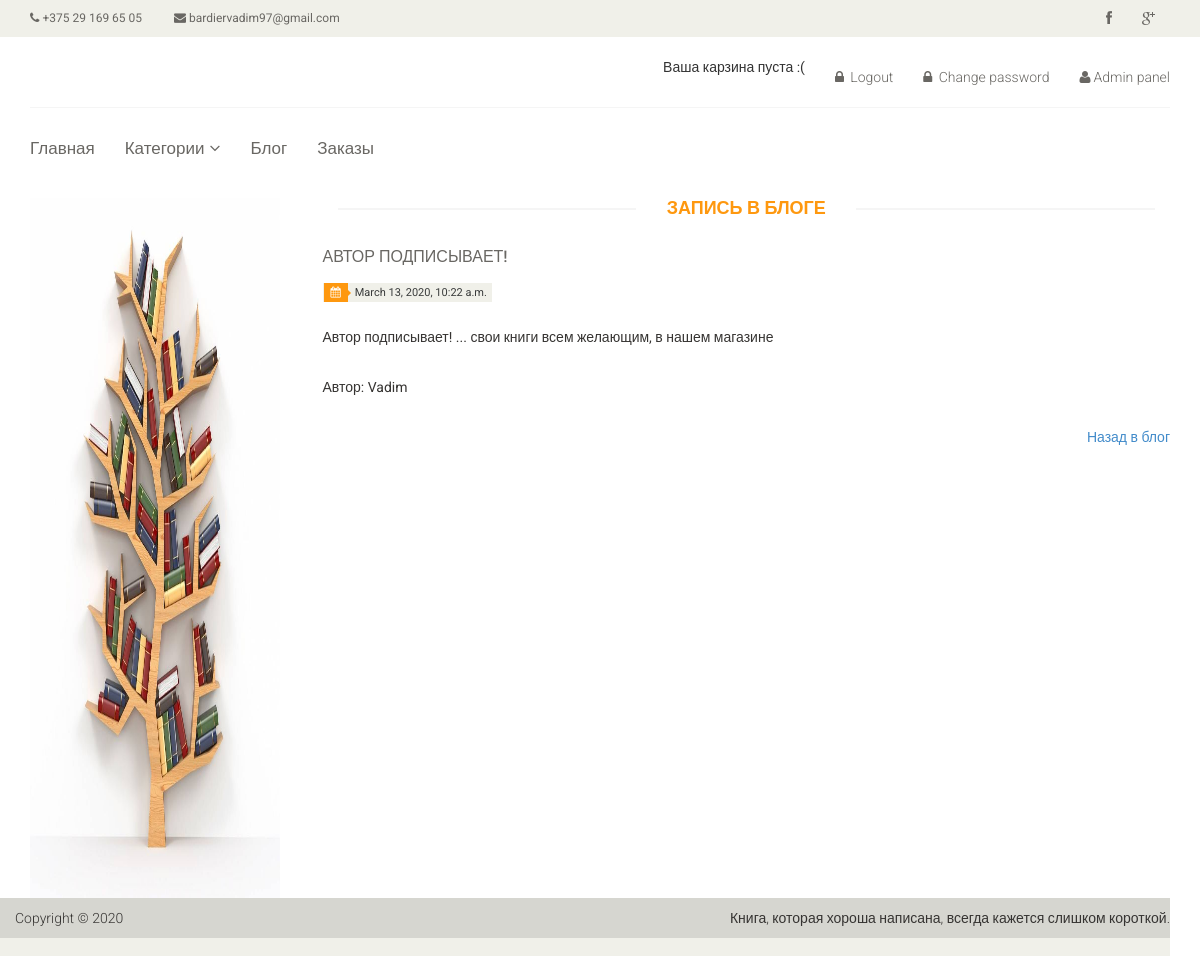
Page /blog/2/ (signed in) on the committed database.
### blog/models.py (models this page shows, shortened)
class Post(models.Model):
	title = models.CharField(max_length=225)
	text = models.TextField()
	reg_date = models.DateTimeField(auto_now=True)
	author = models.ForeignKey(User, on_delete=models.CASCADE, related_name='post', default='1')
	members = models.ManyToManyField(User, related_name='members', blank=True)
	class Meta:
		verbose_name = 'post'
		verbose_name_plural = 'posts'
		ordering = ['-reg_date']

### blog/views.py (the view)
# urls.py: path('<int:pk>/', views.PostDetailView.as_view(), name='post_detail'),
class PostDetailView(LoginRequiredMixin, DetailView):
	model = Post
	template_name = 'blog/blog_detail.html'

### cart/cart.py (called while the page is built)
	def __len__(self):
		return sum(item['quantity'] for item in self.cart.values())

### cart/context_processors.py (called while the page is built)
def cart(request):
	return {'cart': Cart(request)}

### templates/blog/blog_detail.html
{% extends 'books/base.html' %}
{% load static %}
{% block content %}
    <section>
        <div class="container">
            <div class="row">
                <div class="col-sm-3">
                    <div class="left-sidebar">
                        <img src="{% static '/images/shelf.jpg' %}" width="250px" height="700px">
                    </div>
                </div>
                <div class="col-sm-9">
                    <div class="blog-post-area">
                        <h2 class="title text-center">Запись в блоге</h2>
                        <div class="single-blog-post">
                            <h3>{{ post.title }}</h3>
                            <div class="post-meta">
                                <ul>
                                    <li><i class="fa fa-calendar"></i>{{ post.reg_date }}</li>
                                </ul>
                            </div>
                            <p>
                                {{ post.text }}
                            </p> <br>
                            <p>Автор: {{ post.author }}</p>
                            <div class="pager-area">
                                <div class="pager pull-right">
                                    <a href="{% url 'post_list' %}">Назад в блог</a>
                                </div>
                            </div>
                        </div>
                    </div>
                </div>
            </div>
        </div>
    </section>
{% endblock content %}

### static/css/main.css (style rules this page uses)
body { font-family: 'Roboto', sans-serif; background; position: relative; font-weight: 400px; padding-bottom: 58px; }
ul li { list-style: none; }
a { -webkit-transition: 300ms; -moz-transition: 300ms; -o-transition: 300ms; transition: 300ms; }
h1, h2, h3, h4, h5, h6 { font-family: 'Roboto', sans-serif; }
.left-sidebar h2:after, h2.title:after { content: " "; position: absolute; border: 1px solid #f5f5f5; bottom: 8px; left: 0; width: 100%; height: 0; z-index: -2; }
h2.title:before { content: " "; position: absolute; background: #fff; bottom: -6px; width: 220px; height: 30px; z-index: -1; left: 50%; margin-left: -110px; }
h2.title { color: #FE980F; font-family: 'Roboto', sans-serif; font-size: 18px; font-weight: 700; margin: 0 15px; text-transform: uppercase; margin-bottom: 30px; position: relative; }
.blog-post-area .single-blog-post h3 { color: #696763; font-size: 16px; font-family: 'Roboto', sans-serif; text-transform: uppercase; font-weight: 500; margin-bottom: 17px; }
.blog-post-area .single-blog-post p { color: #363432 }
.blog-post-area .post-meta { display: block; margin-bottom: 25px; overflow: hidden; }
.blog-post-area .post-meta ul { padding: 0; display: inline; }
.blog-post-area .post-meta ul li { background: #F0F0E9; float: left; margin-right: 10px; padding: 0 5px; font-size: 11px; color: #393b3b; position: relative; }
.blog-post-area .post-meta ul li i { background: #FE980F; color: #FFFFFF; margin-left: -4px; margin-right: 7px; padding: 4px 7px; }
.sinlge-post-meta li i:after, .blog-post-area .post-meta ul li i:after { content: ""; position: absolute; width: auto; height: auto; border-color: transparent transparent transparent #FE980F; border-width: 4px; border-style: solid; top: 6px; left: 24px }
.pager-area { overflow: hidden; }

### rows in the picture
Post: title "АВТОР ПОДПИСЫВАЕТ!", reg_date "March 13, 2020, 10:22 a.m.", text "Автор подписывает! ... свои книги всем желающим, в нашем магазине", author "Vadim"
